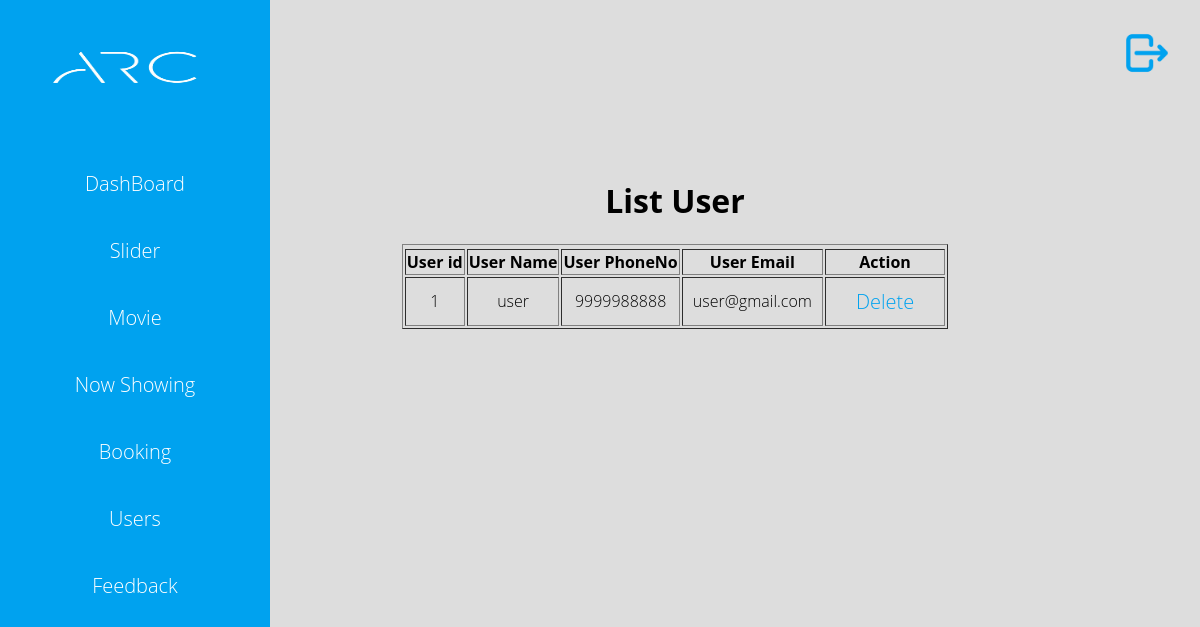
The app's page /admin/listUser.php (signed in) with its own data.
### tables this page shows
CREATE TABLE IF NOT EXISTS `user` (
  `uid` int(12) NOT NULL AUTO_INCREMENT,
  `name` varchar(255) NOT NULL,
  `phno` varchar(10) NOT NULL,
  `email` varchar(255) NOT NULL,
  `pass` varchar(30) NOT NULL,
  PRIMARY KEY (`uid`)
);

### admin/listUser.php (the view, shortened to what this page needs)
<?php
	 include('sidebar.php');
?>
<div class="add_movie" align="center">
	<form>
		<table border="1">
			<tr>
				<h1 align="center">List User</h1>
			</tr>
			<tr>
				<th>User id</th>
				<th>User Name</th>
				<th>User PhoneNo</th>
				<th>User Email</th>
				<th>Action</th>
			</tr>
			<?php
				include_once '../DBConfig.php';
				$sql = "select * from user";
                $result = mysqli_query($con,$sql);
                while($row = mysqli_fetch_assoc($result)){
			?>
			<tr>
				<td align="center"><?php echo($row['uid']); ?></td>
				<td align="center"><?php echo($row['name']); ?></td>
				<td align="center"><?php echo($row['phno']); ?></td>
				<td align="center"><?php echo($row['email']); ?></td>
				<td align="center"><a href="deleteQuery.php?userId=<?php echo($row['uid']); ?>"  > <font color="#00a2ef">Delete </font></a> </td>
			</tr>
			<?php
				}
			?>
		</table>
	</form>
</div>

### admin/admin.css (style rules this page uses)
body { font-family: "open sans", arial; background: #ddd; font-weight: 300; }
a { text-decoration: none; color: #fff; margin: 20px; font-size: 20px; }
.add_movie { padding-top: 150px; padding-left: 150px; }
.add_movie tr td { padding: 10px; }

### records on screen
user: uid "1", name "user", phno "9999988888", email "user@gmail.com"
